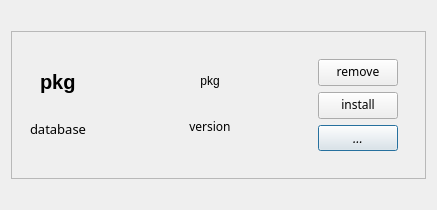
<?xml version="1.0" encoding="UTF-8"?>
<ui version="4.0">
 <class>pkgentry</class>
 <widget class="QWidget" name="entry">
  <property name="geometry">
   <rect>
    <x>0</x>
    <y>0</y>
    <width>437</width>
    <height>210</height>
   </rect>
  </property>
  <property name="sizePolicy">
   <sizepolicy hsizetype="Preferred" vsizetype="Fixed">
    <horstretch>0</horstretch>
    <verstretch>0</verstretch>
   </sizepolicy>
  </property>
  <property name="baseSize">
   <size>
    <width>0</width>
    <height>0</height>
   </size>
  </property>
  <property name="cursor">
   <cursorShape>ArrowCursor</cursorShape>
  </property>
  <property name="windowTitle">
   <string>Form</string>
  </property>
  <layout class="QVBoxLayout" name="verticalLayout">
   <item>
    <widget class="QFrame" name="frame">
     <property name="sizePolicy">
      <sizepolicy hsizetype="MinimumExpanding" vsizetype="Fixed">
       <horstretch>0</horstretch>
       <verstretch>0</verstretch>
      </sizepolicy>
     </property>
     <property name="frameShape">
      <enum>QFrame::StyledPanel</enum>
     </property>
     <property name="frameShadow">
      <enum>QFrame::Sunken</enum>
     </property>
     <property name="lineWidth">
      <number>3</number>
     </property>
     <layout class="QVBoxLayout" name="verticalLayout_3">
      <item>
       <layout class="QVBoxLayout" name="verticalLayout_2">
        <item>
         <widget class="QWidget" name="pkg_widget" native="true">
          <property name="sizePolicy">
           <sizepolicy hsizetype="Preferred" vsizetype="Fixed">
            <horstretch>0</horstretch>
            <verstretch>0</verstretch>
           </sizepolicy>
          </property>
          <layout class="QHBoxLayout" name="horizontalLayout_2">
           <item>
            <layout class="QVBoxLayout" name="verticalLayout_7">
             <item alignment="Qt::AlignHCenter">
              <widget class="QLabel" name="pkg_name">
               <property name="sizePolicy">
                <sizepolicy hsizetype="Fixed" vsizetype="Fixed">
                 <horstretch>0</horstretch>
                 <verstretch>0</verstretch>
                </sizepolicy>
               </property>
               <property name="font">
                <font>
                 <family>Noto Sans Thai UI</family>
                 <pointsize>15</pointsize>
                 <weight>75</weight>
                 <bold>true</bold>
                </font>
               </property>
               <property name="text">
                <string>pkg</string>
               </property>
               <property name="textFormat">
                <enum>Qt::RichText</enum>
               </property>
               <property name="alignment">
                <set>Qt::AlignLeading|Qt::AlignLeft|Qt::AlignVCenter</set>
               </property>
               <property name="wordWrap">
                <bool>true</bool>
               </property>
               <property name="textInteractionFlags">
                <set>Qt::NoTextInteraction</set>
               </property>
              </widget>
             </item>
             <item alignment="Qt::AlignHCenter">
              <widget class="QLabel" name="db">
               <property name="sizePolicy">
                <sizepolicy hsizetype="Fixed" vsizetype="Fixed">
                 <horstretch>0</horstretch>
                 <verstretch>0</verstretch>
                </sizepolicy>
               </property>
               <property name="font">
                <font>
                 <family>Source Code Pro Light</family>
                 <pointsize>10</pointsize>
                </font>
               </property>
               <property name="frameShadow">
                <enum>QFrame::Raised</enum>
               </property>
               <property name="lineWidth">
                <number>2</number>
               </property>
               <property name="text">
                <string>database</string>
               </property>
              </widget>
             </item>
            </layout>
           </item>
           <item>
            <spacer name="horizontalSpacer_2">
             <property name="orientation">
              <enum>Qt::Horizontal</enum>
             </property>
             <property name="sizeHint" stdset="0">
              <size>
               <width>40</width>
               <height>20</height>
              </size>
             </property>
            </spacer>
           </item>
           <item>
            <widget class="QWidget" name="widget_2" native="true">
             <property name="sizePolicy">
              <sizepolicy hsizetype="Fixed" vsizetype="Fixed">
               <horstretch>0</horstretch>
               <verstretch>0</verstretch>
              </sizepolicy>
             </property>
             <layout class="QVBoxLayout" name="verticalLayout_5"/>
            </widget>
           </item>
           <item>
            <layout class="QVBoxLayout" name="verticalLayout_4">
             <item alignment="Qt::AlignHCenter">
              <widget class="QLabel" name="pkg_desc">
               <property name="enabled">
                <bool>true</bool>
               </property>
               <property name="sizePolicy">
                <sizepolicy hsizetype="Fixed" vsizetype="Fixed">
                 <horstretch>0</horstretch>
                 <verstretch>0</verstretch>
                </sizepolicy>
               </property>
               <property name="font">
                <font>
                 <family>Noto Sans Thai UI</family>
                 <italic>false</italic>
                </font>
               </property>
               <property name="frameShape">
                <enum>QFrame::NoFrame</enum>
               </property>
               <property name="frameShadow">
                <enum>QFrame::Plain</enum>
               </property>
               <property name="text">
                <string>pkg</string>
               </property>
               <property name="textFormat">
                <enum>Qt::RichText</enum>
               </property>
               <property name="scaledContents">
                <bool>false</bool>
               </property>
               <property name="alignment">
                <set>Qt::AlignCenter</set>
               </property>
               <property name="wordWrap">
                <bool>true</bool>
               </property>
              </widget>
             </item>
             <item alignment="Qt::AlignHCenter">
              <widget class="QLabel" name="version">
               <property name="sizePolicy">
                <sizepolicy hsizetype="Fixed" vsizetype="Fixed">
                 <horstretch>0</horstretch>
                 <verstretch>0</verstretch>
                </sizepolicy>
               </property>
               <property name="font">
                <font>
                 <family>Source Code Pro</family>
                </font>
               </property>
               <property name="text">
                <string>version</string>
               </property>
               <property name="alignment">
                <set>Qt::AlignCenter</set>
               </property>
              </widget>
             </item>
            </layout>
           </item>
           <item>
            <spacer name="horizontalSpacer">
             <property name="orientation">
              <enum>Qt::Horizontal</enum>
             </property>
             <property name="sizeHint" stdset="0">
              <size>
               <width>40</width>
               <height>20</height>
              </size>
             </property>
            </spacer>
           </item>
           <item>
            <widget class="QWidget" name="widget" native="true">
             <property name="sizePolicy">
              <sizepolicy hsizetype="Fixed" vsizetype="Fixed">
               <horstretch>0</horstretch>
               <verstretch>0</verstretch>
              </sizepolicy>
             </property>
             <property name="font">
              <font>
               <family>Noto Sans Thai</family>
              </font>
             </property>
             <layout class="QVBoxLayout" name="verticalLayout_6">
              <item>
               <widget class="QPushButton" name="remove">
                <property name="enabled">
                 <bool>true</bool>
                </property>
                <property name="sizePolicy">
                 <sizepolicy hsizetype="Ignored" vsizetype="Fixed">
                  <horstretch>0</horstretch>
                  <verstretch>0</verstretch>
                 </sizepolicy>
                </property>
                <property name="font">
                 <font>
                  <family>Noto Sans Thai UI</family>
                 </font>
                </property>
                <property name="text">
                 <string>remove</string>
                </property>
               </widget>
              </item>
              <item>
               <widget class="QPushButton" name="install">
                <property name="sizePolicy">
                 <sizepolicy hsizetype="Preferred" vsizetype="Fixed">
                  <horstretch>0</horstretch>
                  <verstretch>0</verstretch>
                 </sizepolicy>
                </property>
                <property name="font">
                 <font>
                  <family>Noto Sans Thai UI</family>
                 </font>
                </property>
                <property name="text">
                 <string>install</string>
                </property>
               </widget>
              </item>
              <item>
               <widget class="QPushButton" name="info">
                <property name="sizePolicy">
                 <sizepolicy hsizetype="Preferred" vsizetype="Fixed">
                  <horstretch>0</horstretch>
                  <verstretch>0</verstretch>
                 </sizepolicy>
                </property>
                <property name="font">
                 <font>
                  <family>Noto Sans</family>
                  <pointsize>10</pointsize>
                  <italic>true</italic>
                  <kerning>true</kerning>
                 </font>
                </property>
                <property name="text">
                 <string>...</string>
                </property>
                <property name="iconSize">
                 <size>
                  <width>10</width>
                  <height>10</height>
                 </size>
                </property>
                <property name="autoDefault">
                 <bool>false</bool>
                </property>
                <property name="default">
                 <bool>true</bool>
                </property>
                <property name="flat">
                 <bool>false</bool>
                </property>
               </widget>
              </item>
             </layout>
            </widget>
           </item>
          </layout>
         </widget>
        </item>
       </layout>
      </item>
     </layout>
    </widget>
   </item>
  </layout>
 </widget>
 <resources/>
 <connections/>
</ui>
